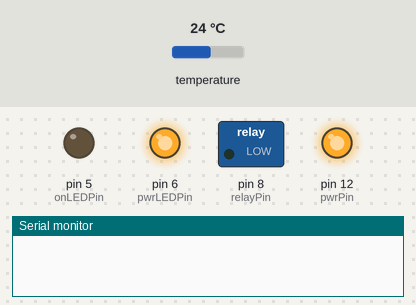
Bench run of a sketch on a simulated Arduino Uno, built with avr-gcc and run on an emulated ATmega328P. On the bench: switched loads named in the sketch (green lamp = pin HIGH), output pins drawn as LEDs (lit = HIGH), the last lines printed to the serial monitor. The inputs (shaded band) are chosen by the test bench; at power-on: temperature 24 °C.

Above: at 0.1 s.
At 1.1 s:
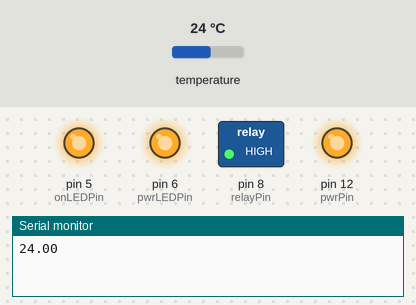
Timing chart, 0 to 2.6 s (numbered marks = the images above):
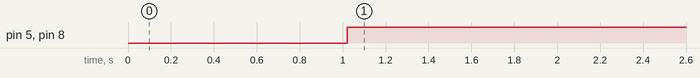

Measured:
- by itself, pin 5 (onLEDPin), pin 8 (relayPin): LOW → HIGH at 1.0 s

The sketch:

proofingbox.ino
```cpp
/* Proofing Box Temperature controller using
 *  DS18S20 Temperature Sensor
 *  HW-482 relay module
 *
 * Jabez McClelland jabezmcc1@yahoo.com
 * Modified 6/8/2024 for new setup.

*/
#include <OneWire.h>
int tempinPin=11; // define D11 as input pin connecting to DS18S20 S pin
int pwrPin=12; //Use pin 12 as power for the DS18S20.
int relayPin=8; // Use pin 8 for relay control
int gndPin=7; //Use pin 7 as GND for LEDs
int pwrLEDPin=6; //Use pin 6 for power LED
int onLEDPin=5; //Use pin 5 for relay ON LED

// set up DS18S20
int incomingByte = 0;
OneWire ds(tempinPin);

// float setPoint_F = 80.0;  //Use these for hard coding set point
// float setPoint = (setPoint_F-32.0)*5.0/9.0;
float setPoint = 27.22;
float marginC = 0.5;

void setup(void) {
  pinMode(relayPin, OUTPUT);
  digitalWrite(relayPin, LOW);
  pinMode(pwrPin, OUTPUT);
  digitalWrite(pwrPin, HIGH);
  pinMode(gndPin, OUTPUT);
  digitalWrite(gndPin, LOW);
  pinMode(pwrLEDPin, OUTPUT);
  digitalWrite(pwrLEDPin, HIGH);
  pinMode(onLEDPin, OUTPUT);
  digitalWrite(onLEDPin, LOW);

  Serial.begin(9600);
}

void loop(void) {
  int HighByte, LowByte, TReading, SignBit, Tc_100, Whole, Fract;
  byte i;
  byte present = 0;
  byte data[12];
  byte addr[8];
  String tempstr = "";

  if ( !ds.search(addr)) {
      ds.reset_search();
      return;
  }
  // Retrieve temperature reading and write to serial port
  ds.reset();
  ds.select(addr);
  ds.write(0x44,1);
  delay(1000); //Check temp once per second
  present = ds.reset();
  ds.select(addr);
  ds.write(0xBE);
  for ( i = 0; i < 9; i++) {
    data[i] = ds.read();
  }
  LowByte = data[0];
  HighByte = data[1];
  TReading = (HighByte << 8) + LowByte;
  SignBit = TReading & 0x8000;
  if (SignBit)
  {
    TReading = (TReading ^ 0xffff) + 1;
  }
  Tc_100 = (6 * TReading) + TReading / 4;
  Whole = Tc_100 / 100;
  Fract = Tc_100 % 100;
  if (SignBit)
  {
     Serial.print("-");
     tempstr += "-";
  }
  Serial.print(Whole);
  tempstr += String(Whole);
  Serial.print(".");
  tempstr +=".";
  if (Fract < 10)
  {
     Serial.print("0");
     tempstr += "0";
  }
  Serial.print(Fract);
  tempstr += String(Fract);
  Serial.print("\n");

  // Compare temp to setpoint and switch relay accordingly
  if (tempstr.toFloat() <= setPoint - marginC/2.)
  {
    digitalWrite(relayPin, HIGH);
    digitalWrite(onLEDPin, HIGH);
  }
  if (tempstr.toFloat() > setPoint + marginC/2.)
  {
    digitalWrite(relayPin, LOW);
    digitalWrite(onLEDPin, LOW);
  }
}
```
